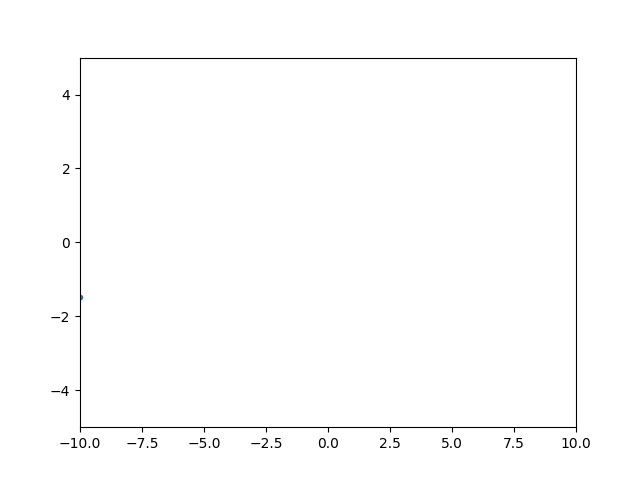

Write Python code to recreate this figure.
# -*- coding: utf-8 -*-

"""
learn matplotlib.animation
"""


import numpy as np
import matplotlib.pyplot as plt
from matplotlib.animation import FuncAnimation


def main():

    fig, ax = plt.subplots()
    x, y = [], []
    line, = plt.plot([], [], '.-')

    def init():
        ax.set_xlim(-10, 10)
        ax.set_ylim(-5, 5)
        return line

    def update(step):
        x.append(step)
        y.append(np.cos(step/3)+np.sin(step**2))
        line.set_data(x, y)
        return line

    ani = FuncAnimation(fig, update, frames=np.linspace(-10, 10, num=100), init_func=init, interval=20)
    # ani.save("learn_animation.png")
    plt.show()


if __name__ == '__main__':
    main()
